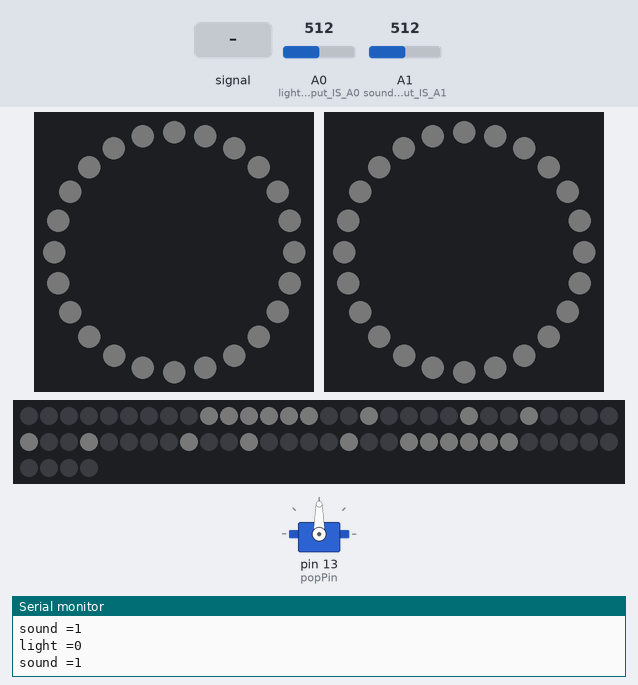
This sketch was run on a simulated Arduino Uno, built with avr-gcc and run on an emulated ATmega328P. On the bench: 2 × 24 RGB LEDs in a ring, first at the top, clockwise, servo, 64 RGB LEDs in strip order, left to right, continuing on the next row, the last lines printed to the serial monitor. The inputs (shaded band) are chosen by the test bench; at power-on: A1 (sound_sensor_input_IS_A1) = 512, A0 (light_sensor_input_IS_A0) = 512. Dim RGB values are drawn brighter than linear.

Above: at 1.2 s.
1.3 s: A1 (sound_sensor_input_IS_A1) fed a 200 Hz sine of ±460 counts around its level
At 2.78 s:
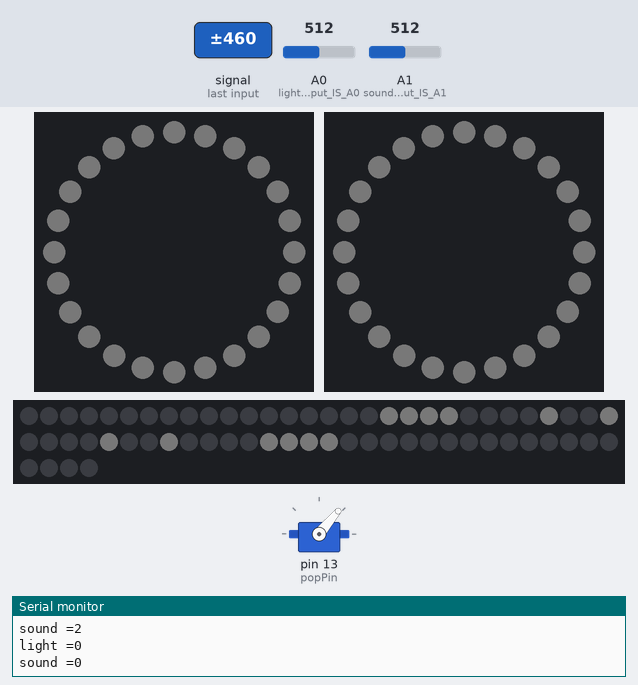
3.3 s: A1 (sound_sensor_input_IS_A1) fed a 200 Hz sine of ±255 counts around its level
5.1 s: A1 (sound_sensor_input_IS_A1) set to 788
7.0 s: A1 (sound_sensor_input_IS_A1) set to 810
At 8.37 s:
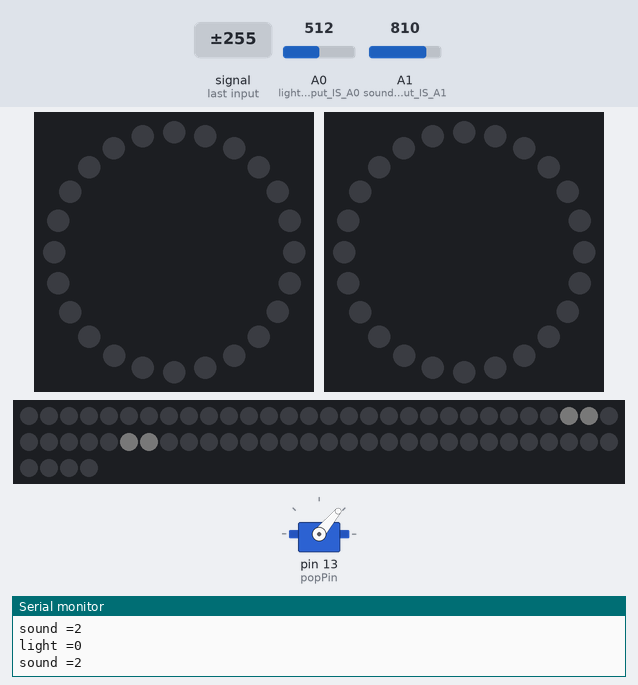
9.8 s: A0 (light_sensor_input_IS_A0) set to 306
At 11.7 s:
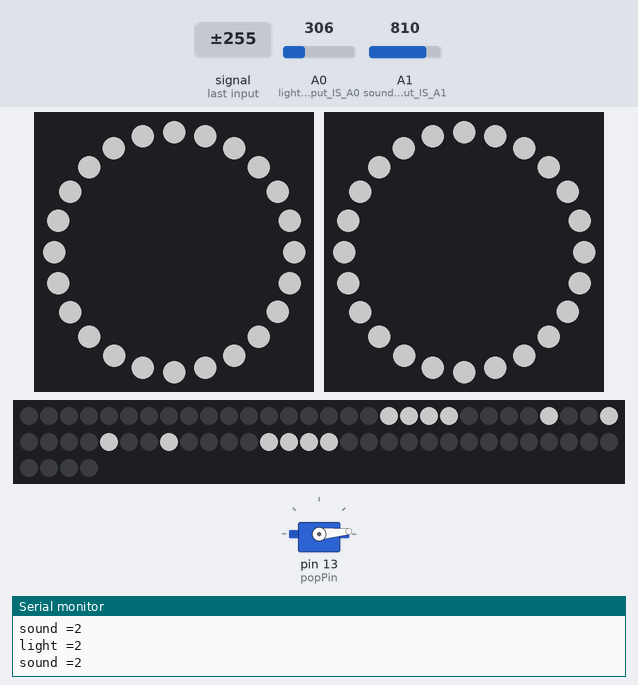
11.8 s: A0 (light_sensor_input_IS_A0) set to 190
At 13.52 s:
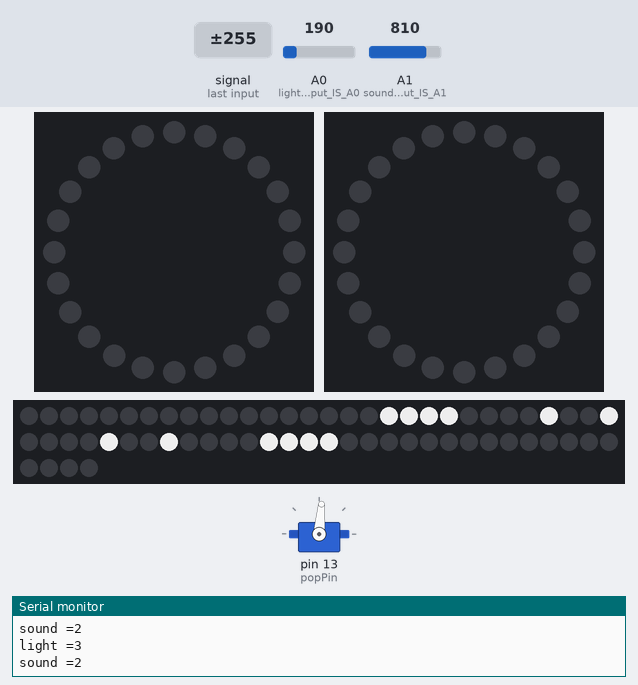
Timing chart, 0 to 14.8 s (numbered marks = the images above; inputs shaded):
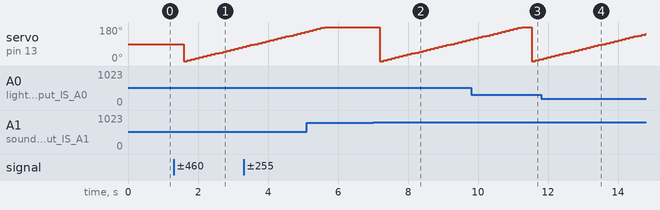

The sketch:

White_Hole.ino
```cpp
#include <Adafruit_NeoPixel.h>
#include <FastLED.h>
#include <Servo.h>

#define NUM_LEDS 64  // Total number of LEDs in the WS2812B-64 matrix
#define DATA_PIN 8   // Initializing pin connected to the LED matrix
#ifdef __AVR__
#include <avr/power.h>  // Required for 16 MHz Adafruit Trinket
#endif

#define LED_PIN 6   //PIN for larger LED
#define LED2_PIN 7  // smaller LED
#define LED_COUNT 24
#define LED_COUNT2 24
Adafruit_NeoPixel ring(LED_COUNT, LED_PIN, NEO_GRB + NEO_KHZ800);  //define LED ring
Adafruit_NeoPixel ringsml(LED_COUNT, LED2_PIN, NEO_GRB + NEO_KHZ800);
CRGB leds[NUM_LEDS];

float light = 0;
float sound = 0;
int l_state = 0;  //state check for light
int s_state = 0;  //state check for sound

//Matrix variables
int brightM = 5;

//Popup varaibles
int popPin = 13;  //Ppopup Pin is 13
Servo Popup1;

void setup() {
  // put your setup code here, to run once:
  pinMode(A0, INPUT);  // light sensor input IS A0
  pinMode(A1, INPUT);  // sound sensor input IS A1
  Serial.begin(9600);

  //LED rings setup
  ring.begin();
  ring.show();
  ring.setBrightness(5);

  ringsml.begin();
  ringsml.show();
  ringsml.setBrightness(5);

  //LED Matrix setup
  FastLED.addLeds<WS2812B, DATA_PIN, GRB>(leds, NUM_LEDS);
  FastLED.setBrightness(3);

  //Servol popup setup
  Popup1.attach(popPin);
}

void loop() {
  // Serial.println(millis());
  if (millis() % 100 < 40) {
    sensor();
  }
  if (millis() % 100 < 40) {
    decideLED();
  }
  ring1();
  ring2();

  if (millis() % 50 < 20) {
    drawMLED();
    FastLED.show();
    clearMatrix();
  }

  popup();
}

//Light and Sound Sensor
void sensor() {
  //Two sensors
  //By default (not touching anything,) light =1, sound =0.
  //Part 1 : Light sensing
  // Convert value to 0 - 100.

  light = analogRead(A0) / 10;
  if (light >= 50) {  //stage 0: too dark, no points
    l_state = 0;
  } else if (light >= 40) {  // stage 1: normal light / room light. Change depending on room light value
    l_state = 1;
  } else if (light >= 20) {  // stage 2: brighter, but not bright enough
    l_state = 2;
  } else {  // stage 3: Exceeding cap for boom!
    l_state = 3;
  }
  //Higher value = darker, Lower value = Brighter
  //To design: FOUR stages:
  //0: too dark, no points awarded
  //1: little light, room light.
  //2: more light
  //3: Exceeding a limit

  //Part 2 : Sound sensing
  sound = analogRead(A1);

  if (sound >= 200 && sound <= 400) {
    s_state = 0;  //Stage 0: quiet
  } else if (sound >= 400 && sound <= 800) {
    s_state = 1;  //stage 1: little sound
  } else {
    s_state = 2;  //stage 2: loud!
  }
  //Lower value = louder, Higher value = softer

  Serial.print("light =");
  Serial.println(l_state);
  Serial.print("sound =");
  Serial.println(s_state);
}

//LED Rings
float bright = 20;  //
float bcap = 50;    //dafault cap value for brightness
float step = 5;
float t = 0;
float tspeed = 0.02;

float bright2 = 20;  //
float bcap2 = 50;    //maximum value for brightness
float step2 = 5;
float t2 = 0;
float tspeed2 = 0.02;

//larger ring
void ring1() {
  colorWipe(ring.Color(255, 255, 255));
  ring.setBrightness(bright);

  bright += step * sin(t);  //sound decides how quick it breathes
  if (sin(t) >= 0.999 || sin(t) <= -1) {
    step *= -1;
  }
  bright = constrain(bright, 0, bcap);  //light decides how bright it can get (larger constrain)

  t += tspeed;
}

void colorWipe(uint32_t color) {
  for (int i = 0; i < ring.numPixels(); i++) {  // For each pixel in strip...
    ring.setPixelColor(i, color);               //  Set pixel's color (in RAM)
    ring.show();                                //  Update strip to match
    // delay(wait);                           //  Pause for a moment
  }
}

//smaller ring
void ring2() {
  colorWipe2(ringsml.Color(255, 255, 255));
  ringsml.setBrightness(bright2);

  bright2 += step2 * sin(t2);  //sound decides how quick it breathes
  if (sin(t2) >= 0.999 || sin(t2) <= -1) {
    step2 *= -1;
  }
  bright2 = constrain(bright2, 0, bcap2);  //light decides how bright it can get (larger constrain)

  t2 += tspeed2;
}

void colorWipe2(uint32_t color) {
  for (int h = 0; h < ringsml.numPixels(); h++) {  // For each pixel in strip...
    ringsml.setPixelColor(h, color);               //  Set pixel's color (in RAM)
    ringsml.show();                                //  Update strip to match
  }
}

void decideLED() {
  switch (l_state) {  //decide how bright LED can get
    case 0:
      bcap -= 5;  // default brightness;
      bcap2 -= 5;
      bcap = constrain(bcap, 2, 8);
      bcap2 = constrain(bcap2, 2, 8);
      brightM = 2;
      break;
    case 1:
      bcap -= 5;  // little light;
      bcap2 -= 5;
      bcap = constrain(bcap, 25, 40);
      bcap2 = constrain(bcap2, 25, 40);
      brightM = 30;
      break;
    case 2:
      bcap += 6;  // more light;
      bcap2 += 6;
      bcap = constrain(bcap, 75, 100);
      bcap2 = constrain(bcap2, 75, 100);
      brightM = 100;
      break;
    case 3:
      bcap += 20;  //cap brightness increase at brightest
      bcap2 += 20;
      bcap = constrain(bcap, 150, 250);
      bcap2 = constrain(bcap2, 150, 250);
      brightM = 200;
      break;
  }

  switch (s_state) {
    case 0:
      step -= 0.5;  // default breathing speed = 2;
      step2 -= 0.5;
      step = constrain(step, 0.5, 2);
      step2 = constrain(step2, 0.5, 2);
      tspeed = 0.01;
      tspeed2 = 0.01;
      break;
    case 1:
      step -= 1;  // little sound = faster step
      step2 -= 1;
      step = constrain(step, 5, 10);
      step2 = constrain(step2, 5, 10);
      tspeed = 0.06;
      tspeed2 = 0.06;
      break;
    case 2:
      step += 2;  //cap loudness = very fast
      step2 += 2;
      step = constrain(step, 10, 40);
      step2 = constrain(step2, 10, 40);
      tspeed = 0.10;
      tspeed2 = 0.10;
      break;
  }
}

//LED Matrix

#define NUM_LEDS 64  // Total number of LEDs in the WS2812B-64 matrix
#define DATA_PIN 9   // Data pin connected to the LED matrix

int starty = 3;
int startx = 3;
int endy = 4;

int drawx = 3;
int drawy = 3;

int sqsize = 2;
int initialSize = 2;
int maxSize = sqrt(NUM_LEDS);

void drawMLED() {
  FastLED.setBrightness(brightM);
  // Fill row
  for (int x = drawx; x < drawx + sqsize; x++) {
    setPixel(x, drawy, CRGB::White);
    setPixel(x, drawy + sqsize - 1, CRGB::White);
  }
  // Fill column
  for (int y = drawy + 1; y < drawy + sqsize - 1; y++) {
    setPixel(drawx, y, CRGB::White);
    setPixel(drawx + sqsize - 1, y, CRGB::White);
  }
  // Shift starting position and size for next iteration
  drawx--;
  drawy--;
  if (drawx < 0) drawx = startx;
  if (drawy < 0) drawy = starty;
  sqsize += 2;
  if (sqsize > maxSize) sqsize = initialSize;
}

void setPixel(int x, int y, CRGB color) {
  if (x >= 0 && x < 8 && y >= 0 && y < 8) {
    int index = x + (y * 8);  // Calculate the index for the 1D array
    leds[index] = color;      // Set the color of the LED
  }
}

void clearMatrix() {
  fill_solid(leds, NUM_LEDS, CRGB::Black);  // Clear the matrix
}

//Servol (Popups)

float finv = 0;
float pstep = 20;
unsigned long lastPopupTime = 0;
int popupDelay = 100;
bool popupActive = false;

void popup() {
  if (s_state == 2 && !popupActive) { //If sound state is 2, move
    finv = 0;
    popupActive = true;
    lastPopupTime = millis();
  }

  if (popupActive && millis() - lastPopupTime >= popupDelay) {
    if (finv <= 180) {
      Popup1.write(finv);
      finv += 5;
      lastPopupTime = millis(); // Reset timing for next step
    } else {
      popupActive = false; // Reset when done
    }
  }
}
```

Measured:
- the behaviour switches between 800 and 801 on A1 (sound_sensor_input_IS_A1) (found by bisection; images 1 and 2)
- after the input at 1.3 s, servo on pin 13 (popPin): 90° → 0° after 0.29 s, → 5° 0.11 s later, → 10° 0.12 s later, → 15° 0.11 s later, … (16 changes in this stretch)
- after the input at 7.0 s, servo on pin 13 (popPin): 180° → 0° after 0.19 s, → 5° 0.11 s later, → 10° 0.12 s later, → 15° 0.11 s later, … (24 changes in this stretch)
- what the display in image 4 shows lasts 0.4 s, from 13.3 s to 13.7 s
